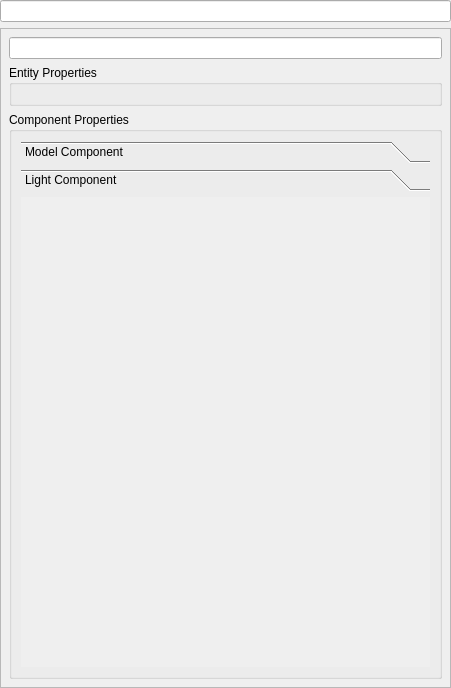
<?xml version="1.0" encoding="UTF-8"?>
<ui version="4.0">
 <class>EntityPropertiesForm</class>
 <widget class="QWidget" name="EntityPropertiesForm">
  <property name="geometry">
   <rect>
    <x>0</x>
    <y>0</y>
    <width>451</width>
    <height>688</height>
   </rect>
  </property>
  <property name="windowTitle">
   <string>Form</string>
  </property>
  <layout class="QVBoxLayout" name="verticalLayout_4">
   <property name="margin">
    <number>0</number>
   </property>
   <item>
    <widget class="QLineEdit" name="m_Name"/>
   </item>
   <item>
    <widget class="QFrame" name="frame_2">
     <property name="frameShape">
      <enum>QFrame::StyledPanel</enum>
     </property>
     <property name="frameShadow">
      <enum>QFrame::Raised</enum>
     </property>
     <layout class="QVBoxLayout" name="verticalLayout_3">
      <property name="margin">
       <number>8</number>
      </property>
      <item>
       <widget class="QLineEdit" name="m_Filter"/>
      </item>
      <item>
       <widget class="QGroupBox" name="m_EntityGroup">
        <property name="title">
         <string>Entity Properties</string>
        </property>
        <layout class="QVBoxLayout" name="verticalLayout_2">
         <item>
          <widget class="hs::EntityPropertyList" name="m_EntityProperties" native="true"/>
         </item>
        </layout>
       </widget>
      </item>
      <item>
       <widget class="QGroupBox" name="m_ComponentGroup">
        <property name="title">
         <string>Component Properties</string>
        </property>
        <layout class="QVBoxLayout" name="verticalLayout">
         <item>
          <widget class="QToolBox" name="m_ComponentPanel">
           <property name="frameShadow">
            <enum>QFrame::Raised</enum>
           </property>
           <property name="lineWidth">
            <number>1</number>
           </property>
           <property name="midLineWidth">
            <number>1</number>
           </property>
           <property name="currentIndex">
            <number>1</number>
           </property>
           <widget class="QWidget" name="page">
            <property name="geometry">
             <rect>
              <x>0</x>
              <y>0</y>
              <width>409</width>
              <height>453</height>
             </rect>
            </property>
            <attribute name="label">
             <string>Model Component</string>
            </attribute>
           </widget>
           <widget class="QWidget" name="page_2">
            <property name="geometry">
             <rect>
              <x>0</x>
              <y>0</y>
              <width>409</width>
              <height>453</height>
             </rect>
            </property>
            <attribute name="label">
             <string>Light Component</string>
            </attribute>
           </widget>
          </widget>
         </item>
        </layout>
       </widget>
      </item>
     </layout>
    </widget>
   </item>
  </layout>
 </widget>
 <customwidgets>
  <customwidget>
   <class>hs::EntityPropertyList</class>
   <extends>QWidget</extends>
   <header>forms/EntityPropertyList.h</header>
   <container>1</container>
  </customwidget>
 </customwidgets>
 <resources/>
 <connections/>
</ui>
